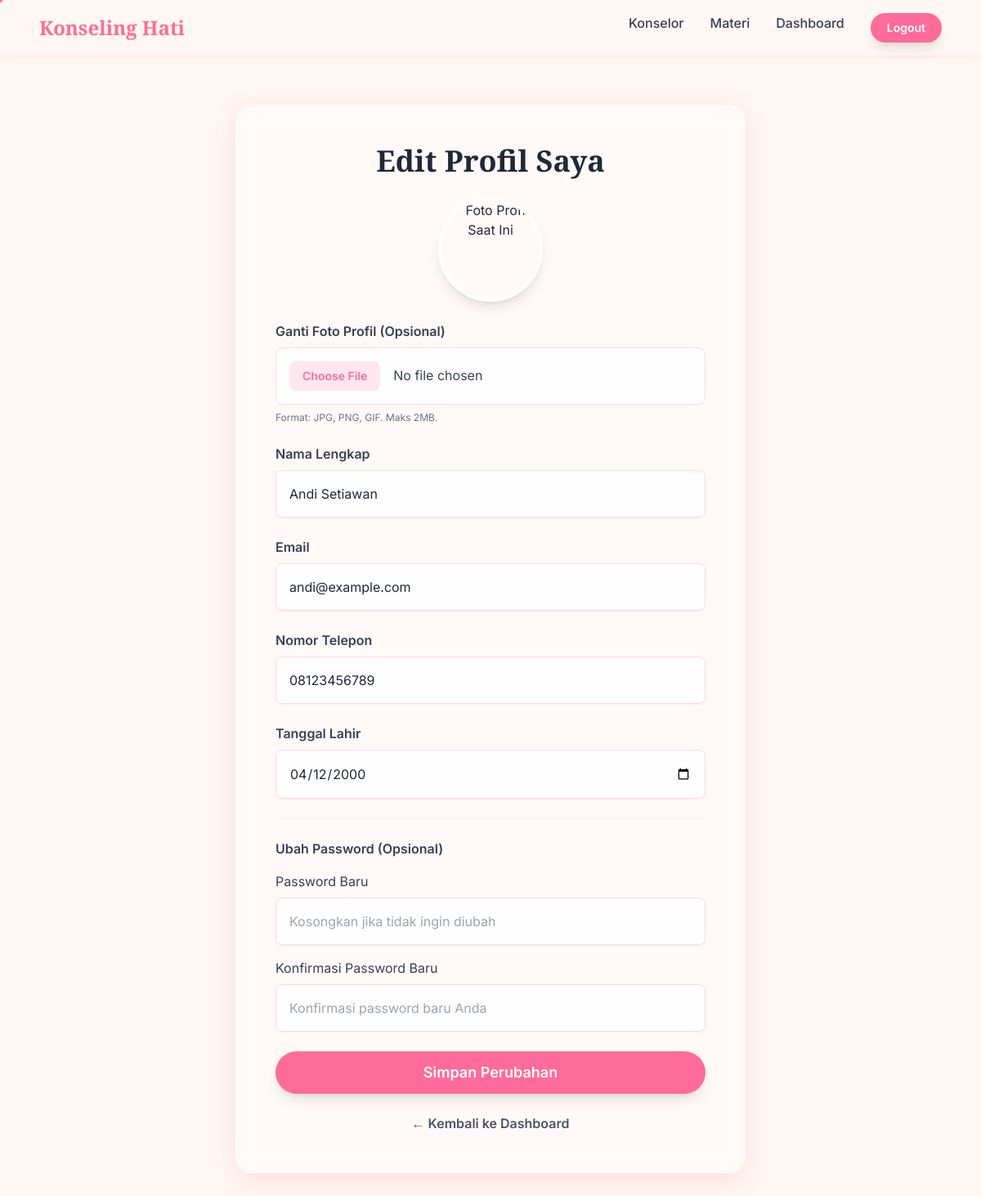
The page /clients/edit_profile.php (signed in) on the database its author committed.
### tables this page shows
CREATE TABLE klien (
  id_klien INT AUTO_INCREMENT PRIMARY KEY,
  nama_lengkap VARCHAR(150) NOT NULL,
  email VARCHAR(150) NOT NULL UNIQUE,
  password VARCHAR(255) NOT NULL,
  nomor_telepon VARCHAR(30),
  tanggal_lahir DATE,
  foto_profil VARCHAR(255),
  created_at DATETIME DEFAULT CURRENT_TIMESTAMP
);

### public/clients/edit_profile.php (the view, shortened to what this page needs)
<?php
include_once '../../templates/header.php';
include_once '../../config/db_config.php';
$user_id = $_SESSION['user_id'];
$sql_select = "SELECT * FROM klien WHERE id_klien = ?";
$stmt_select = $conn->prepare($sql_select);
$stmt_select->bind_param("i", $user_id);
$stmt_select->execute();
$result_select = $stmt_select->get_result();
if ($result_select->num_rows > 0) {
    $klien = $result_select->fetch_assoc();
} else {
    $error = "Error: Data klien tidak ditemukan.";
    $klien = [];
}
?>
<section id="edit-profile" class="py-24 pt-32 bg-pastel-cream min-h-screen">
    <div class="container mx-auto max-w-2xl px-6">
        <div class="card-glass p-8 md:p-12 shadow-soft-pink scroll-reveal">
            <h1 class="font-playfair text-4xl font-bold text-gray-800 mb-6 text-center text-gradient-love">
                Edit Profil Saya
            </h1>
            <form action="edit_profile.php" method="POST" class="space-y-6" enctype="multipart/form-data">
                 <div class="text-center mb-6">
                     <img src="/<?php echo htmlspecialchars(!empty($klien['foto_profil']) ? $klien['foto_profil'] : 'public/assets/images/default_avatar.png'); ?>"
                          alt="Foto Profil Saat Ini"
                          onerror="this.onerror=null; this.src='/public/assets/images/default_avatar.png';"
                          class="w-32 h-32 rounded-full object-cover border-4 border-white shadow-lg inline-block">
                 </div>
                 <div>
                    <label for="foto_profil" class="block text-gray-700 mb-2 font-semibold">Ganti Foto Profil (Opsional)</label>
                    <input type="file" id="foto_profil" name="foto_profil" accept="image/jpeg, image/png, image/gif"
                           class="w-full p-4 rounded-lg border border-blush-pink bg-white/80 text-gray-700
                                  file:mr-4 file:py-2 file:px-4 file:rounded-lg file:border-0 file:text-sm file:font-semibold
                                  file:bg-blush-pink/60 file:text-rose-accent hover:file:bg-blush-pink">
                     <p class="text-xs text-gray-500 mt-2">Format: JPG, PNG, GIF. Maks 2MB.</p>
                </div>
                <div>
                    <label for="nama_lengkap" class="block text-gray-700 mb-2 font-semibold">Nama Lengkap</label>
                    <input type="text" name="nama_lengkap" id="nama_lengkap"
                           value="<?php echo htmlspecialchars($klien['nama_lengkap'] ?? ''); ?>"
                           class="w-full p-4 rounded-lg border border-blush-pink bg-white/80 focus:ring-2 focus:ring-rose-accent focus:border-rose-accent outline-none transition-all duration-300 shadow-sm" required>
                </div>
                <div>
                    <label for="email" class="block text-gray-700 mb-2 font-semibold">Email</label>
                    <input type="email" name="email" id="email"
                           value="<?php echo htmlspecialchars($klien['email'] ?? ''); ?>"
                           class="w-full p-4 rounded-lg border border-blush-pink bg-white/80 focus:ring-2 focus:ring-rose-accent focus:border-rose-accent outline-none transition-all duration-300 shadow-sm" required>
                </div>
                <div>
                    <label for="nomor_telepon" class="block text-gray-700 mb-2 font-semibold">Nomor Telepon</label>
                    <input type="tel" name="nomor_telepon" id="nomor_telepon"
                           value="<?php echo htmlspecialchars($klien['nomor_telepon'] ?? ''); ?>"
                           class="w-full p-4 rounded-lg border border-blush-pink bg-white/80 focus:ring-2 focus:ring-rose-accent focus:border-rose-accent outline-none transition-all duration-300 shadow-sm">
                </div>
                <div>
                    <label for="tanggal_lahir" class="block text-gray-700 mb-2 font-semibold">Tanggal Lahir</label>
                    <input type="date" name="tanggal_lahir" id="tanggal_lahir"
                           value="<?php echo htmlspecialchars($klien['tanggal_lahir'] ?? ''); ?>"
                           class="w-full p-4 rounded-lg border border-blush-pink bg-white/80 focus:ring-2 focus:ring-rose-accent focus:border-rose-accent outline-none transition-all duration-300 shadow-sm">
                </div>
                <div class="border-t border-blush-pink/50 pt-6">
                     <p class="font-semibold text-gray-700 mb-4">Ubah Password (Opsional)</p>
                     <div>
                         <label for="password_baru" class="block text-gray-700 mb-2">Password Baru</label>
                         <input type="password" name="password_baru" id="password_baru"
                                placeholder="Kosongkan jika tidak ingin diubah"
                                class="w-full p-4 rounded-lg border border-blush-pink bg-white/80 focus:ring-2 focus:ring-rose-accent focus:border-rose-accent outline-none transition-all duration-300 shadow-sm">
                    </div>
                     <div class="mt-4">
                         <label for="konfirmasi_password" class="block text-gray-700 mb-2">Konfirmasi Password Baru</label>
                         <input type="password" name="konfirmasi_password" id="konfirmasi_password"
                                placeholder="Konfirmasi password baru Anda"
                                class="w-full p-4 rounded-lg border border-blush-pink bg-white/80 focus:ring-2 focus:ring-rose-accent focus:border-rose-accent outline-none transition-all duration-300 shadow-sm">
                    </div>
                </div>
                <div>
                    <button type="submit"
                            class="w-full btn-glow bg-rose-accent text-white font-semibold py-3 px-8 rounded-full text-lg shadow-lg transition-transform duration-300 hover:scale-105">
                        Simpan Perubahan
                    </button>
                </div>
                <p class="text-center text-gray-600 mt-4">
                    <a href="../dashboard.php" class="hover:text-rose-accent hover:underline font-semibold">
                        &larr; Kembali ke Dashboard
                    </a>
                </p>
            </form>
        </div>
    </div>
</section>
<?php
include_once '../../templates/footer.php';
?>

### assets/css/style.css (style rules this page uses)
body { font-family: 'inter', sans-serif; background-color: #FFF7F3; overflow-x: hidden; }
body.animate-bg { animation: ambient-background 25s infinite ease-in-out; }
.btn-glow { animation: button-glow 3s infinite ease-in-out; }
.scroll-reveal { opacity: 0; transform: translateY(30px); transition: opacity 0.8s ease-out, transform 0.8s ease-out; }
.scroll-reveal.visible { opacity: 1; transform: translateY(0); }
.card-glass { background: rgba(255, 255, 255, 0.4); backdrop-filter: blur(15px); -webkit-backdrop-filter: blur(15px); border: 1px solid rgba(255, 255, 255, 0.3); border-radius: 1.25rem; box-shadow: 0 8px 32px 0 rgba(236, 72, 153, 0.15); transition: all 0.3s ease-in-out; }

### rows shown on the page
klien: nama_lengkap "Andi Setiawan", email "andi@example.com", nomor_telepon "08123456789", tanggal_lahir "04/12/2000"
